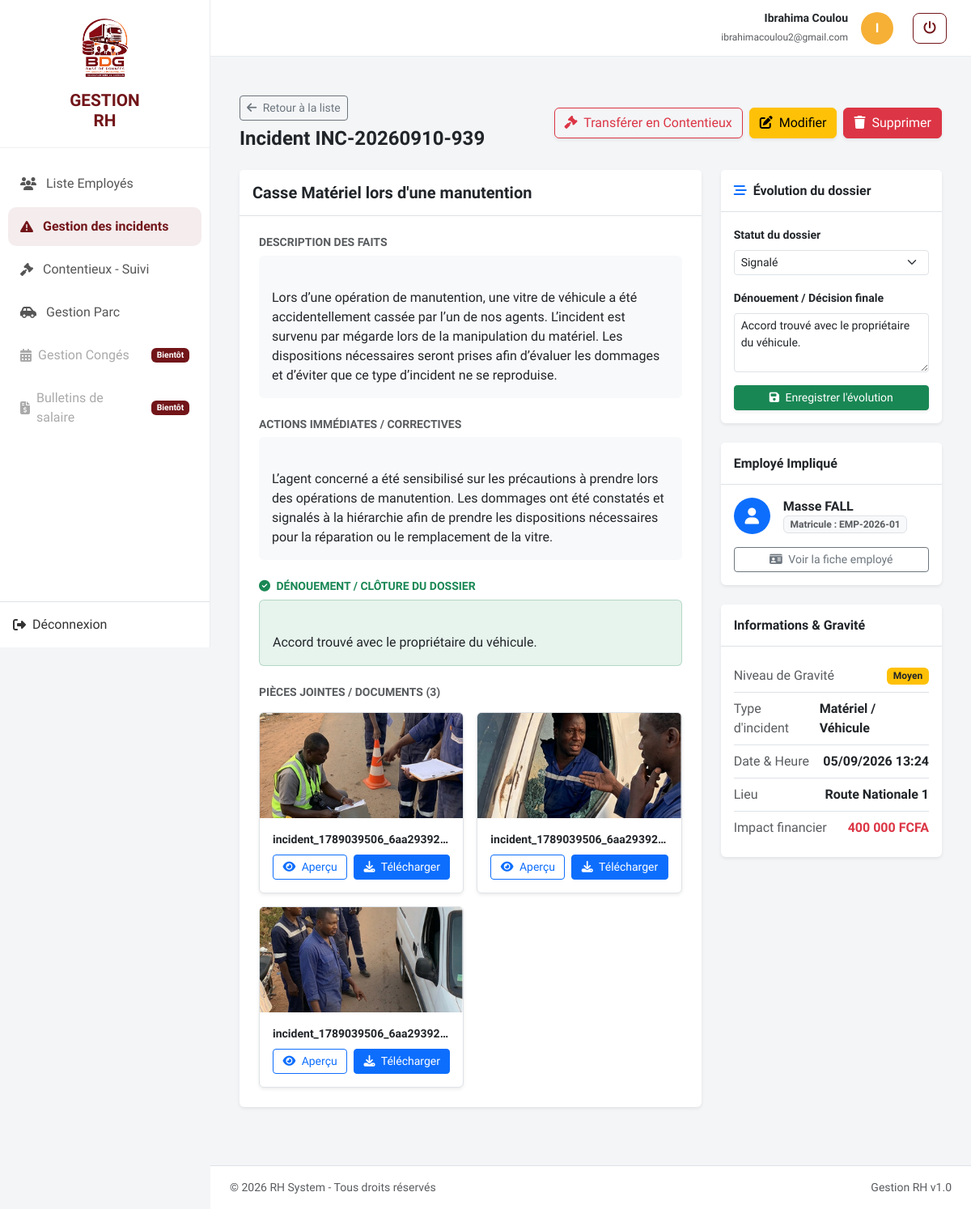
Page /gestion_personnel/index.php?action=incidents_show&id=4 (signed in) on the committed database.
### tables this page shows
CREATE TABLE `incidents` (
  `id` int(11) NOT NULL,
  `reference` varchar(50) NOT NULL,
  `employee_id` int(11) DEFAULT NULL,
  `type_incident` enum('Accident du travail','Matériel / Véhicule','Discipline / Insubordination','Sécurité / Vol','Autre') NOT NULL DEFAULT 'Autre',
  `gravite` enum('Faible','Moyen','Élevé','Critique') NOT NULL DEFAULT 'Moyen',
  `lieu` varchar(255) DEFAULT NULL,
  `date_incident` datetime NOT NULL,
  `titre` varchar(255) NOT NULL,
  `description` text NOT NULL,
  `actions_correctives` text DEFAULT NULL,
  `denouement` text DEFAULT NULL,
  `statut` enum('Signolé','En cours','Résolu','Classé sans suite') NOT NULL DEFAULT 'Signolé',
  `impact_financier` decimal(12,2) DEFAULT 0.00,
  `fichier_joint` varchar(255) DEFAULT NULL,
  `fichiers_joints` text DEFAULT NULL,
  `created_at` datetime DEFAULT current_timestamp(),
  `updated_at` datetime DEFAULT current_timestamp() ON UPDATE current_timestamp()
);

CREATE TABLE `employees` (
  `id` int(11) NOT NULL,
  `entreprise` varchar(50) NOT NULL DEFAULT 'STC',
  `matricule` varchar(20) NOT NULL,
  `nom` varchar(50) NOT NULL,
  `prenom` varchar(50) NOT NULL,
  `email` varchar(150) DEFAULT NULL,
  `etat_civil` varchar(50) DEFAULT NULL,
  `adresse` varchar(255) DEFAULT NULL,
  `telephone` varchar(50) DEFAULT NULL,
  `cni` varchar(50) DEFAULT NULL,
  `date_embauche` date DEFAULT NULL,
  `type_contrat` enum('CDD','CDI','Stage','Autre') NOT NULL DEFAULT 'CDI',
  `numero_permis` varchar(50) DEFAULT NULL,
  `categories_permis` varchar(50) DEFAULT NULL,
  `date_expiration_permis` date DEFAULT NULL,
  `intitule_poste` varchar(150) DEFAULT NULL,
  `contrat_pdf` varchar(255) DEFAULT NULL,
  `created_at` timestamp NOT NULL DEFAULT current_timestamp()
);

### gestion_personnel/controllers/IncidentController.php (called while the page is built, shortened)
<?php
require_once __DIR__ . '/../models/Incident.php';
class IncidentController {
    private $incidentModel;
    public function __construct() {
        $database = new Database();
        $pdo = $database->getConnection();
        $this->incidentModel = new Incident($pdo);
    }
    public function show() {
        $id = $_GET['id'] ?? null;
        $incident = $this->incidentModel->getById($id);
        require_once __DIR__ . '/../views/incidents/show.php';
    }
}

### gestion_personnel/models/Incident.php (called while the page is built, shortened)
<?php
class Incident {
    private $db;
    public function __construct($pdo = null) {
        if ($pdo) {
            $this->db = $pdo;
        } else {
            $database = new Database();
            $this->db = $database->getConnection();
        }
    }
    public function getById($id) {
        $sql = "SELECT i.*, e.nom, e.prenom, e.matricule
                FROM incidents i
                LEFT JOIN employees e ON i.employee_id = e.id
                WHERE i.id = ?";
        $stmt = $this->db->prepare($sql);
        $stmt->execute([$id]);
        return $stmt->fetch();
    }
}

### gestion_personnel/views/incidents/show.php (the view, shortened to what this page needs)
<?php require_once __DIR__ . '/../layout/header.php'; ?>
<div class="container-fluid py-4">
    <div class="d-flex justify-content-between align-items-center mb-4">
        <div>
            <a href="index.php?action=incidents" class="btn btn-outline-secondary btn-sm mb-2">
                <i class="fas fa-arrow-left me-1"></i> Retour à la liste
            </a>
            <h2 class="h4 text-dark fw-bold mb-0">
                Incident <?= htmlspecialchars($incident['reference'] ?? '#' . $incident['id']) ?>
            </h2>
        </div>
        <div class="d-flex gap-2">
            <?php if (!empty($incident['employee_id'])): ?>
                <a href="index.php?action=disputes_create&employee_id=<?= $incident['employee_id'] ?>&incident_id=<?= $incident['id'] ?>" class="btn btn-outline-danger shadow-sm">
                    <i class="fas fa-gavel me-1"></i> Transférer en Contentieux
                </a>
            <?php endif; ?>
            <a href="index.php?action=incidents_edit&id=<?= $incident['id'] ?>" class="btn btn-warning shadow-sm">
                <i class="fas fa-edit me-1"></i> Modifier
            </a>
            <a href="index.php?action=incidents_delete&id=<?= $incident['id'] ?>" class="btn btn-danger shadow-sm" onclick="return confirm('Voulez-vous vraiment supprimer cet incident ?');">
                <i class="fas fa-trash me-1"></i> Supprimer
            </a>
        </div>
    </div>
    <div class="row g-4">
        <div class="col-lg-8">
            <div class="card border-0 shadow-sm mb-4">
                <div class="card-header bg-white py-3 border-bottom d-flex justify-content-between align-items-center">
                    <h5 class="card-title fw-bold mb-0 text-dark">
                        <?= htmlspecialchars($incident['titre'] ?? 'Sans titre') ?>
                    </h5>
                </div>
                <div class="card-body p-4">
                    <div class="mb-4">
                        <h6 class="text-uppercase text-muted fw-bold small mb-2">Description des faits</h6>
                        <div class="p-3 bg-light rounded text-dark" style="white-space: pre-line;">
                            <?= htmlspecialchars($incident['description'] ?? '') ?>
                        </div>
                    </div>
                    <div class="mb-4">
                        <h6 class="text-uppercase text-muted fw-bold small mb-2">Actions immédiates / correctives</h6>
                        <div class="p-3 bg-light rounded text-dark" style="white-space: pre-line;">
                            <?= !empty($incident['actions_correctives']) ? htmlspecialchars($incident['actions_correctives']) : '<span class="text-muted fst-italic">Aucune action enregistrée pour le moment.</span>' ?>
                        </div>
                    </div>
                    <?php if (!empty($incident['denouement'])): ?>
                        <div class="mb-4">
                            <h6 class="text-uppercase text-success fw-bold small mb-2">
                                <i class="fas fa-check-circle me-1"></i> Dénouement / Clôture du dossier
                            </h6>
                            <div class="p-3 bg-success bg-opacity-10 border border-success border-opacity-25 rounded text-dark" style="white-space: pre-line;">
                                <?= htmlspecialchars($incident['denouement']) ?>
                            </div>
                        </div>
                    <?php endif; ?>
                    <?php
                        $fichiers = [];
                        $rawFiles = $incident['fichiers_joints'] ?? $incident['fichier_joint'] ?? null;
                        if (!empty($rawFiles)) {
                            $decoded = json_decode($rawFiles, true);
                            if (is_array($decoded)) {
                                $fichiers = $decoded;
                            } else {
                                $fichiers = array_filter(array_map('trim', explode(',', $rawFiles)));
                            }
                        }
                    ?>
                    <?php if (!empty($fichiers)): ?>
                        <div>
                            <h6 class="text-uppercase text-muted fw-bold small mb-3">
                                Pièces jointes / Documents (<?= count($fichiers) ?>)
                            </h6>
                            <div class="row g-3">
                                <?php foreach ($fichiers as $idx => $fichier): ?>
                                    <?php
                                        $fichierTrim = trim($fichier);
                                        $ext = strtolower(pathinfo($fichierTrim, PATHINFO_EXTENSION));
                                        $filePath = 'uploads/incidents/' . $fichierTrim;
                                        $isImage = in_array($ext, ['jpg', 'jpeg', 'png', 'gif', 'webp']);
                                        $isPdf = ($ext === 'pdf');
                                    ?>
                                    <div class="col-md-6">
                                        <div class="card h-100 border shadow-sm">
                                            <?php if ($isImage): ?>
                                                <img src="<?= $filePath ?>" class="card-img-top object-fit-cover" style="height: 130px;" alt="Aperçu">
                                            <?php elseif ($isPdf): ?>
                                                <div class="bg-light d-flex align-items-center justify-content-center" style="height: 130px;">
                                                    <i class="fas fa-file-pdf text-danger display-4"></i>
                                                </div>
                                            <?php else: ?>
                                                <div class="bg-light d-flex align-items-center justify-content-center" style="height: 130px;">
                                                    <i class="fas fa-file-alt text-secondary display-4"></i>
                                                </div>
                                            <?php endif; ?>
                                            <div class="card-body p-3 d-flex flex-column justify-content-between">
                                                <span class="fw-semibold text-truncate small d-block mb-2" title="<?= htmlspecialchars($fichierTrim) ?>">
                                                    <?= htmlspecialchars($fichierTrim) ?>
                                                </span>
                                                <div class="d-flex gap-2">
                                                    <?php if ($isImage || $isPdf): ?>
                                                        <button class="btn btn-sm btn-outline-primary flex-grow-1" data-bs-toggle="modal" data-bs-target="#modalFile<?= $idx ?>">
                                                            <i class="fas fa-eye me-1"></i> Aperçu
                                                        </button>
                                                    <?php endif; ?>
                                                    <a href="<?= $filePath ?>" download class="btn btn-sm btn-primary flex-grow-1">
                                                        <i class="fas fa-download me-1"></i> Télécharger
                                                    </a>
                                                </div>
                                            </div>
                                        </div>
                                    </div>
                                <?php endforeach; ?>
                            </div>
                        </div>
                    <?php endif; ?>
                </div>
            </div>
        </div>
        <div class="col-lg-4">
            <div class="card border-0 shadow-sm mb-4">
                <div class="card-header bg-white py-3 border-bottom">
                    <h6 class="card-title fw-bold mb-0"><i class="fas fa-stream text-primary me-2"></i>Évolution du dossier</h6>
                </div>
                <div class="card-body">
                    <form action="index.php?action=incidents_update" method="POST">
                        <div class="mb-3">
                            <label class="form-label small fw-bold">Statut du dossier</label>
                            <select name="statut" class="form-select form-select-sm">
                                <option value="Signalé" <?= ($incident['statut'] ?? '') === 'Signalé' ? 'selected' : '' ?>>Signalé</option>
                            </select>
                        </div>
                        <div class="mb-3">
                            <label class="form-label small fw-bold">Dénouement / Décision finale</label>
                            <textarea name="denouement" class="form-control form-control-sm" rows="3" placeholder="Saisissez la résolution finale..."><?= htmlspecialchars($incident['denouement'] ?? '') ?></textarea>
                        </div>
                        <button type="submit" class="btn btn-sm btn-success w-100 shadow-sm">
                            <i class="fas fa-save me-1"></i> Enregistrer l'évolution
                        </button>
                    </form>
                </div>
            </div>
            <div class="card border-0 shadow-sm mb-4">
                <div class="card-header bg-white py-3 border-bottom">
                    <h6 class="card-title fw-bold mb-0">Employé Impliqué</h6>
                </div>
                <div class="card-body">
                    <?php if (!empty($incident['nom'])): ?>
                        <div class="d-flex align-items-center mb-3">
                            <div class="bg-primary text-white rounded-circle d-flex align-items-center justify-content-center me-3" style="width: 45px; height: 45px;">
                                <i class="fas fa-user fs-5"></i>
                            </div>
                            <div>
                                <h6 class="mb-0 fw-bold"><?= htmlspecialchars(($incident['prenom'] ?? '') . ' ' . $incident['nom']) ?></h6>
                                <span class="badge bg-light text-muted border">Matricule : <?= htmlspecialchars($incident['matricule'] ?? 'N/A') ?></span>
                            </div>
                        </div>
                        <a href="index.php?action=show&id=<?= $incident['employee_id'] ?>" class="btn btn-sm btn-outline-secondary w-100">
                            <i class="fas fa-id-card me-1"></i> Voir la fiche employé
                        </a>
                    <?php else: ?>
                        <p class="text-muted mb-0 fst-italic">Aucun employé directement lié à cet incident.</p>
                    <?php endif; ?>
                </div>
            </div>
            <div class="card border-0 shadow-sm">
                <div class="card-header bg-white py-3 border-bottom">
                    <h6 class="card-title fw-bold mb-0">Informations & Gravité</h6>
                </div>
                <div class="card-body">
                    <ul class="list-group list-group-flush">
                        <li class="list-group-item d-flex justify-content-between align-items-center px-0">
                            <span class="text-muted">Niveau de Gravité</span>
                            <?php
                                $badgeGravite = match($incident['gravite'] ?? '') {
                                    'Faible' => 'bg-info text-dark',
                                    'Moyen' => 'bg-warning text-dark',
                                    'Élevé' => 'bg-danger text-white',
                                    'Critique' => 'bg-dark text-white',
                                    default => 'bg-secondary'
                                };
                            ?>
                            <span class="badge <?= $badgeGravite ?>"><?= htmlspecialchars($incident['gravite'] ?? 'N/A') ?></span>
                        </li>
                        <li class="list-group-item d-flex justify-content-between align-items-center px-0">
                            <span class="text-muted">Type d'incident</span>
                            <span class="fw-semibold text-dark"><?= htmlspecialchars($incident['type_incident'] ?? 'Non précisé') ?></span>
                        </li>
                        <li class="list-group-item d-flex justify-content-between align-items-center px-0">
                            <span class="text-muted">Date & Heure</span>
                            <span class="fw-semibold text-dark">
                                <?= !empty($incident['date_incident']) ? date('d/m/Y H:i', strtotime($incident['date_incident'])) : 'Non renseignée' ?>
                            </span>
                        </li>
                        <li class="list-group-item d-flex justify-content-between align-items-center px-0">
                            <span class="text-muted">Lieu</span>
                            <span class="fw-semibold text-dark"><?= htmlspecialchars($incident['lieu'] ?? 'Non spécifié') ?></span>
                        </li>
                        <li class="list-group-item d-flex justify-content-between align-items-center px-0">
                            <span class="text-muted">Impact financier</span>
                            <span class="fw-bold text-danger"><?= number_format($incident['impact_financier'] ?? 0, 0, ',', ' ') ?> FCFA</span>
                        </li>
                    </ul>
                </div>
            </div>
        </div>
    </div>
</div>
<?php require_once __DIR__ . '/../layout/footer.php'; ?>

### rows in the picture
incidents: reference "INC-20260910-939", titre "Casse Matériel lors d'une manutention", description "Lors d’une opération de manutention, une vitre de véhicule a été accidentellement cassée par l’un de nos agents. L’incident est survenu par mégarde lors de la manipulation du matériel. Les dispositions nécessaires seront prises afin d’évaluer les dommages et d’éviter que ce type d’incident ne se reproduise.", actions_correctives "L’agent concerné a été sensibilisé sur les précautions à prendre lors des opérations de manutention. Les dommages ont été constatés et signalés à la hiérarchie afin de prendre les dispositions nécessaires pour la réparation ou le remplacement de la vitre.", denouement "Accord trouvé avec le propriétaire du véhicule.", fichiers_joints "3", fichiers_joints "incident_1789039506_6aa29392…", employee.nom "Masse FALL", employee.matricule "EMP-2026-01", gravite "Moyen", type_incident "Matériel / Véhicule", date_incident "05/09/2026 13:24", lieu "Route Nationale 1", impact_financier "400 000"

### other values in the picture
$_SESSION['user_nom'] "Ibrahima Coulou"
$_SESSION['user_email'] "ibrahimacoulou2@gmail.com"
substr($_SESSION['user_nom'] ?? 'A', 0, 1) "I"
